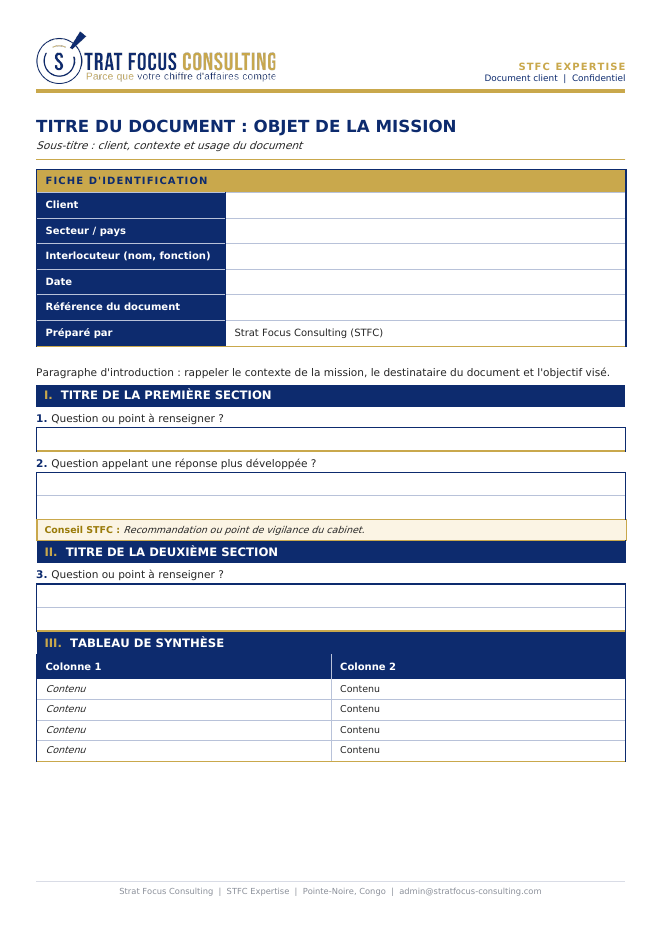
#> input picture modeles/Apercu_Modele_STFC.png, 662 x 936 px, given in place of src.png, which was not available
$ python retouche_bidons.py ../modeles
#> lines starting #> are read from the running program, lines starting #| are printed output that depends on the picture; after the words box and inside, x2 and y2 are one past the last pixel; in counts of white or black regions, pixels touching at a corner belong together; pictures that were not available may be replaced by others from this repository, and a replacement may not be noted
import sys, numpy as np
from PIL import Image, ImageDraw, ImageFilter
W = sys.argv[1]
A = np.asarray(Image.open(W+'/src.png').convert('RGB')).astype(np.float32)
H, Wd, _ = A.shape
#> H = 936; Wd = 662

def redmask(a):
    r,g,b = a[...,0],a[...,1],a[...,2]
    return (r>150)&(r-g>60)&(r-b>50)
#> returned value: shape (936, 662) bool; every value is 0

RED = redmask(A)
# dilate red mask a bit
def dilate(m, k=2):
#> called with k = 2
    out = m.copy()
    for dy in range(-k,k+1):
        for dx in range(-k,k+1):
            out |= np.roll(np.roll(m,dy,0),dx,1)
    return out
RED = dilate(RED,2)
_r,_g=A[...,0],A[...,1]
REDBG = dilate(RED|(_r-_g>10),3)
#> call 2 of dilate, with k = 3
#> in dilate (call 2), `out = m.copy()`: out: shape (936, 662) bool; 3.5% white; 70 white regions (35 under 20 px), largest, box (x1, y1, x2, y2) and area: (37, 170, 625, 192) 12389, (36, 89, 625, 93) 2356, (36, 519, 625, 541) 1218
#> after the loop in dilate (call 2), `for dy in range(-k,k+1):`:
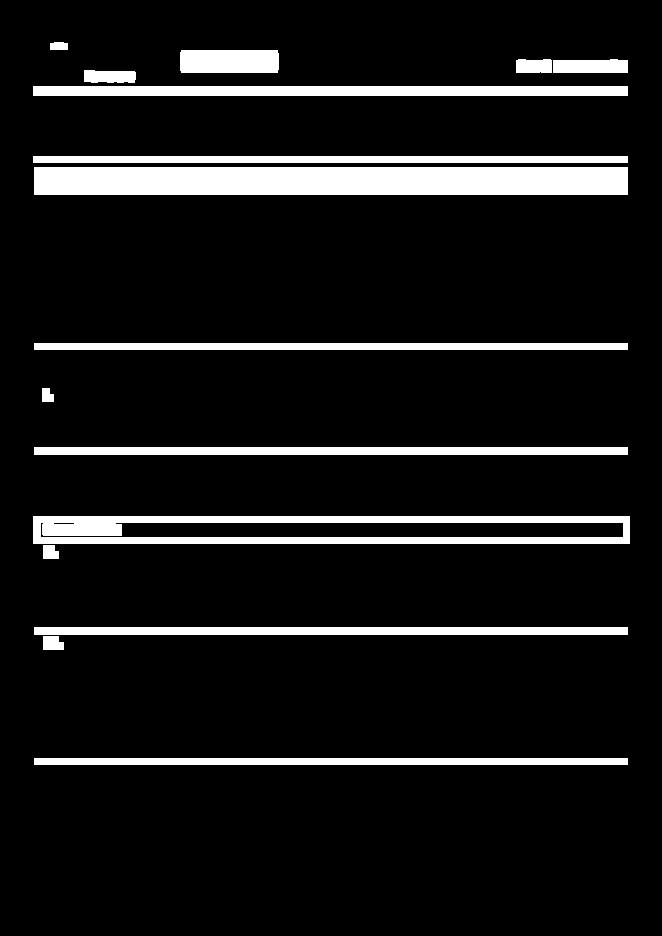
#> out: shape (936, 662) bool; 9.6% white; 16 white regions, largest, box (x1, y1, x2, y2) and area: (34, 167, 628, 195) 16632, (33, 516, 630, 544) 9580, (33, 86, 628, 96) 5950
REDBG[:108]=False; REDBG[578:]=False
#> after `REDBG[578:] = False`: REDBG: shape (936, 662) bool; 6.4% white; 7 white regions, largest, box (x1, y1, x2, y2) and area: (34, 167, 628, 195) 16632, (33, 516, 630, 544) 9580, (34, 447, 628, 455) 4752
def gblur(a, sig):
    r=int(sig*3); k=np.exp(-0.5*(np.arange(-r,r+1)/sig)**2); k/=k.sum()
    pad=np.pad(a,[(r,r),(r,r)]+[(0,0)]*(a.ndim-2),mode='edge')
    t=np.apply_along_axis(lambda v:np.convolve(v,k,'valid'),0,pad)
    return np.apply_along_axis(lambda v:np.convolve(v,k,'valid'),1,t)
# column-wise inpaint of red strokes -> A_clean
AC = A.copy()
for x in range(Wd):
    col = REDBG[:,x]
    if not col.any(): continue
    y=0
    while y<H:
        if col[y]:
            y0=y
            while y<H and col[y]: y+=1
            a0 = AC[y0-1,x] if y0>0 else AC[y,x]
            a1 = AC[y,x] if y<H else a0
            n=y-y0+1
            for k in range(y0,y):
                t=(k-y0+1)/n
                AC[k,x]=a0*(1-t)+a1*t
        else: y+=1
#> AC: shape (936, 662, 3) float32; mean R, G, B 218.8, 222.4, 231.4
valid=(~REDBG).astype(np.float32)
num=np.zeros_like(A);
for sig in (3,6,12,24):
    num = np.dstack([gblur(AC[...,c]*valid,sig) for c in range(3)])
    den = gblur(valid,sig)[...,None]
    est = num/np.maximum(den,1e-4)
    ok = (den[...,0]>0.15)&REDBG
    AC[ok]=est[ok]
    valid = np.maximum(valid, ok.astype(np.float32)); A_=None
#> this loop made 4 passes
#> pass 1, in gblur (call 2), `t=np.apply_along_axis(lambda v:np.convolve(v,k,'valid'),0,pad)`:
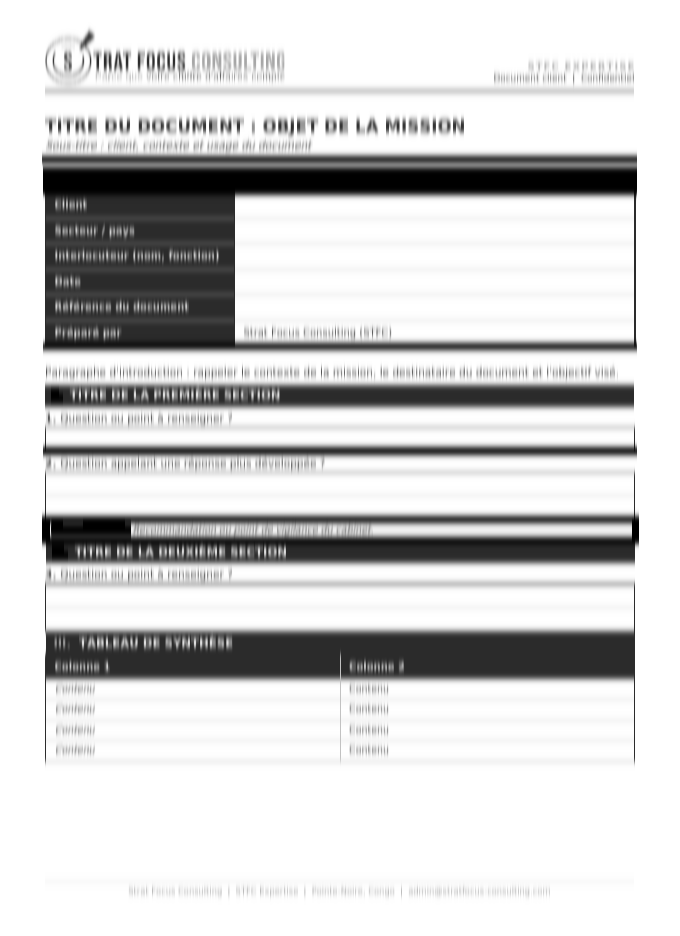
#> t: shape (936, 680) float64; min 0, max 255, mean 209; drawn with min black and max white
#> after the loop: AC: shape (936, 662, 3) float32; mean R, G, B 218.4, 222.1, 231.2
#> after the loop: den: shape (936, 662, 1) float64; every value is 1
#> after the loop: valid: shape (936, 662) float32; every value is 1

CARD_TOP, BAND = 137, 580
NEW_H_ZONE = 268                      # new coloured zone height (was 443)
D = (BAND-CARD_TOP) - NEW_H_ZONE      # rows removed
NEW_BAND = CARD_TOP + NEW_H_ZONE
cards = [  # x0, x1, bidon_left, bidon_bottom
    (10,177,25,480),(194,362,222,480),(379,546,398,480),
    (629,797,651,482),(814,981,839,480),(998,1165,1015,482)]

def feats(x,y):
    x=x/100.0; y=y/100.0
    return np.stack([np.ones_like(x),x,y,x*x,y*y,x*y,y**3],-1)

def fit_card(x0,x1,bl,bb):
#> called with x0 = 10, x1 = 177, bl = 25, bb = 480
    ys,xs = np.mgrid[CARD_TOP+3:BAND-2, x0+3:x1-3]
    m = ~RED[ys,xs]
#> m: shape (438, 161) bool; every value is 1
    m &= ~((xs>=bl-6)&(xs<=bl+130)&(ys>=284)&(ys<=bb+8))
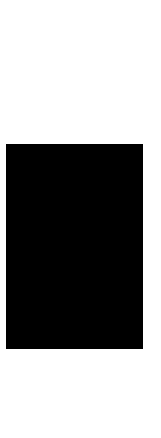
#> m: shape (438, 161) bool; 60.2% white; 1 black region, box (x1, y1, x2, y2) and area: (6, 144, 143, 349) 28085
    F = feats(xs[m].astype(float),ys[m].astype(float))
    coef,*_ = np.linalg.lstsq(F, A[ys[m],xs[m]], rcond=None)
#> coef = [[1551.5, 1351, 888], [-317.6, -290.3, -235.9], [-1238.7, -1051.7, -620.3], [115.3, 105.3, 85.29], [360.2, 307.5, 186.6], [13.18, 12.18, 10.48], [-32.12, -27.56, -17.11]]
    return coef

# ---------- bidon template from card 1 (clean) ----------
tx0,ty0,tx1,ty1 = 18,284,156,490
coef1 = fit_card(*cards[0])
#> coef1 has the same summary as coef in fit_card
ys,xs = np.mgrid[ty0:ty1, tx0:tx1]
bg = feats(xs.astype(float),ys.astype(float))@coef1
T = A[ty0:ty1, tx0:tx1]
dist = np.linalg.norm(T-bg,axis=-1)
alpha = np.clip((dist-18)/70.0,0,1)
# fg colour un-mixed
a3 = np.maximum(alpha,1e-3)[...,None]
fg = np.clip((T-(1-a3)*bg)/a3,0,255)
r,g,b = fg[...,0],fg[...,1],fg[...,2]
#> r: shape (206, 138) float64
#> g: shape (206, 138) float64
#> b: shape (206, 138) float64
cap = (b-r>70)&(alpha>0.2)
#> cap: shape (206, 138) bool; 30.5% white; 29 white regions (25 under 20 px), largest, box (x1, y1, x2, y2) and area: (18, 0, 138, 63) 6076, (18, 101, 138, 123) 2201, (18, 143, 138, 168) 144, (18, 188, 138, 206) 137
L = fg.mean(-1)
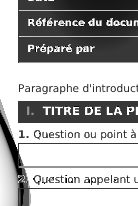
#> L: shape (206, 138) float64; min 0, max 255, mean 173
BLUE = np.array([30,58,138],np.float32)      # bleu roi G-Clean
#> BLUE = [30, 58, 138]
LIGHT = np.array([92,132,214],np.float32)
#> LIGHT = [92, 132, 214]
f = L/232.0
plast = np.where((f<=1)[...,None], BLUE*f[...,None],
                 BLUE+(LIGHT-BLUE)*np.clip((f-1)/0.09,0,1)[...,None])
# cap -> white, shaded by original brightness of blue channel
v = np.clip(b/225.0,0.55,1.08)
capc = np.clip(np.stack([246*v,248*v,252*v],-1),0,255)
newfg = np.where(cap[...,None], capc, plast)
# soften cap/plastic transition
tpl = newfg

FRAMES = {25:(20,104),222:(21,103),398:(19,105),651:(16,102),839:(19,105),1015:(17,105)}
def label_box(bl,bb):
    db=bb-480
    l,r = FRAMES[bl]
    return (bl+l, 334+db, bl+r, 455+db)

out_bidons=[]
for (x0,x1,bl,bb) in cards:
    img = tpl.copy()
    lx0,ly0,lx1,ly1 = label_box(bl,bb)
    lab = A[ly0:ly1, lx0:lx1]
    lab = np.asarray(Image.fromarray(np.clip(lab,0,255).astype(np.uint8)).resize((84,lab.shape[0]),Image.LANCZOS)).astype(np.float32)
    # place in template coords (template label at same rel position as card1)
    ox = (25+20)-tx0; oy = 334-ty0
    img[oy:oy+lab.shape[0], ox:ox+lab.shape[1]] = lab
    al = alpha.copy(); al[oy:oy+lab.shape[0], ox:ox+lab.shape[1]] = 1.0
    rgba = np.dstack([np.clip(img,0,255), al*255]).astype(np.uint8)
    im_ = Image.fromarray(rgba,'RGBA')
    out_bidons.append(im_.crop(im_.getchannel('A').point(lambda v:255 if v>20 else 0).getbbox()))
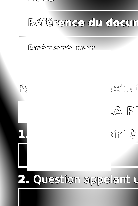
#> al: shape (206, 138) float64; min 0, max 1, mean 0.804
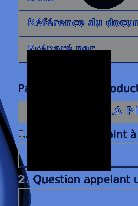
#> img: shape (206, 138, 3) float64; mean of channels 0, 1, 2 59.1, 73.4, 104.4; drawn as R, G, B
#> after the loop, out_bidons = 6 items

# ---------- build new page ----------
NH = H - D
#> NH = 761
N = np.zeros((NH,Wd,3),np.float32)
N[:110] = A[:110]
N[NEW_BAND:] = A[BAND:]
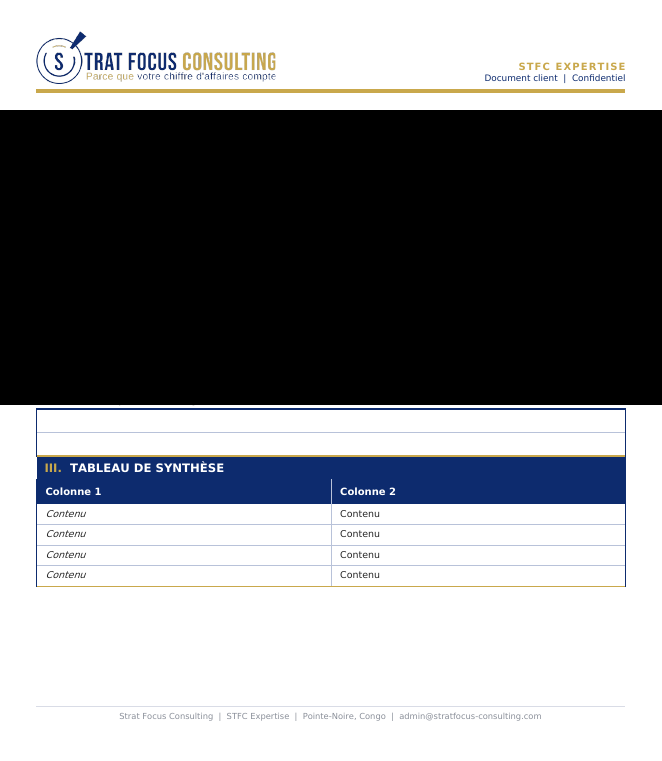
#> N: shape (761, 662, 3) float32; mean R, G, B 140.9, 142.4, 145.5
N[CARD_TOP:NEW_BAND] = A[BAND-NEW_H_ZONE:BAND]      # rows 312..580: no strokes in gaps
for (x0,x1,_,_) in cards:   # page background behind cards: bridge from neighbouring gaps
#> (the run stopped early here; a loop or call above may not have finished)
